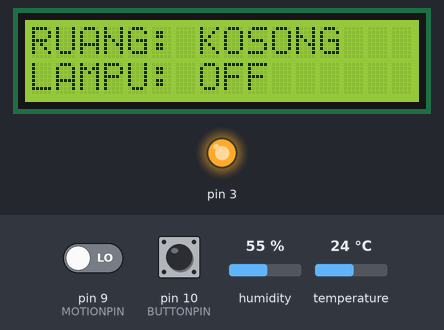
A sketch run on a simulated Arduino Uno, built with avr-gcc and run on an emulated ATmega328P. On the bench: 16×2 character LCD, output pins drawn as LEDs (lit = HIGH). The inputs (shaded band) are chosen by the test bench; at power-on: pin 9 (MOTIONPIN) LOW, temperature 24 °C, pin 10 (BUTTONPIN) HIGH, humidity 55 %. What the sketch prints to the serial monitor is not drawn.

Above: at 1.2 s.
1.3 s: pin 9 (MOTIONPIN) driven HIGH
At 10.3 s:
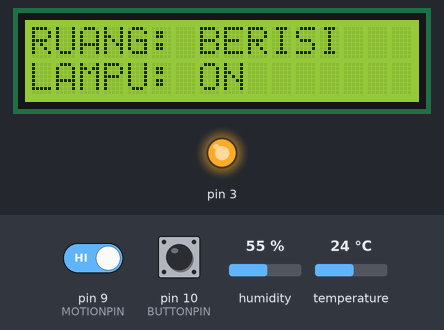
15.3 s: temperature set to 33 °C
At 21.5 s:
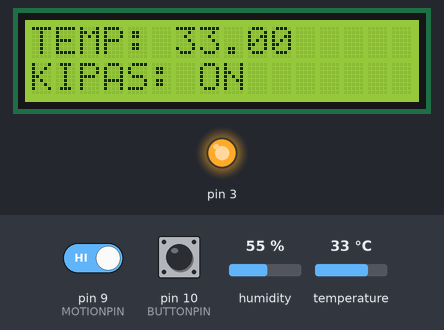
29.3 s: temperature set to 29 °C
At 39.2 s:
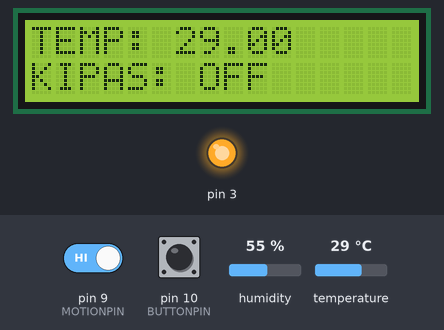
40.1 s: temperature set to 12 °C
At 48.7 s:
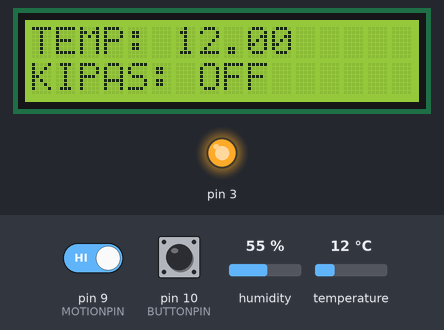
54.1 s: pin 10 (BUTTONPIN) pulled LOW for 3.2 s
58.8 s: pin 9 (MOTIONPIN) driven LOW
At 59.8 s:
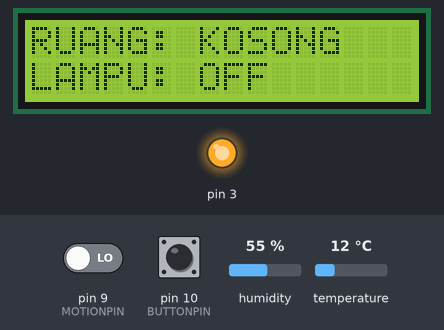
Timing chart, 0 to 61.8 s (numbered marks = the images above; inputs shaded):
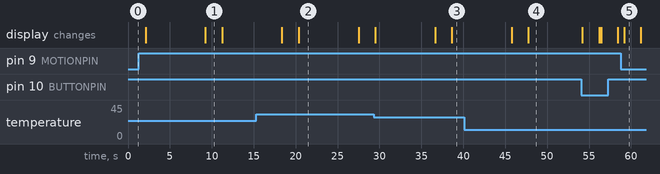

The sketch:

Project2_Classroom.ino
```cpp
#include <Wire.h>
#include <LiquidCrystal.h>
#include <DHT.h>

// Define the pin connected to the DHT sensor
#define DHTPIN 8
#define MOTIONPIN 9
#define BUTTONPIN 10

// Define the type of DHT sensor (DHT11 or DHT22)
#define DHTTYPE DHT11 // Change to DHT22 if you are using a DHT22 sensor

DHT dht(DHTPIN, DHTTYPE);

LiquidCrystal lcd(12, 13, 4, 5, 6, 7);

int motionState, buttonState;
float temp;
String delayInput, intervalInput;

void setup() {
  lcd.begin(16, 2);

  pinMode(3, OUTPUT);
  digitalWrite(3, HIGH);
  // pinMode(13, OUTPUT);
  pinMode(MOTIONPIN, INPUT);
  pinMode(BUTTONPIN, INPUT_PULLUP);
  dht.begin();
  delayInput = "7000";
  intervalInput = "100";
  Serial.begin(9600);
  // Serial.println("System ready.");
}

void loop() {
  scan();

  int curInt = 0;
  while (curInt < delayInput.toInt()) {
    buttonState = digitalRead(BUTTONPIN);
    if (buttonState == LOW) {
      scan();
    }
    if (Serial.available() > 0) {
      String command = Serial.readStringUntil('\n');
      command.trim();
      if (command == "scan") {
        scan();
      }
      if (command == "delay") {
        while (!Serial.available()) {
          delay(1);
        }
        delayInput = Serial.readStringUntil('\n');
        delayInput.trim();
      }
      if (command == "interval") {
        while (!Serial.available()) {
          delay(1);
        }
        intervalInput = Serial.readStringUntil('\n');
        intervalInput.trim();
      }
    }
    else {
      delay(100);
      curInt += 100;
    }
  }

}

void scan() {
  lcd.clear();
  Serial.println("Scan triggered");
  motionState = digitalRead(MOTIONPIN);
  temp = dht.readTemperature();
  lcd.setCursor(0, 0);
  lcd.print("RUANG: ");
  if (motionState == HIGH) {
    lcd.print("BERISI");
  } else {
    lcd.print("KOSONG");
  }

  lcd.setCursor(0, 1);

  lcd.print("LAMPU: ");
  if (motionState == HIGH) {
    lcd.print("ON");
  } else {
    lcd.print("OFF");
  }
  delay(2000);
  lcd.clear();
  // lcd.setCursor(0, 1);
  lcd.setCursor(0, 0);
  lcd.print("TEMP: ");
  lcd.print(temp);
  lcd.setCursor(0, 1);
  lcd.print("KIPAS: ");
  if (temp > 30 && motionState == HIGH) {
    lcd.print("ON");
  } else {
    lcd.print("OFF");
  }

  delay(intervalInput.toInt());

}
```

Measured:
- the behaviour switches between 31 and 30 °C on temperature (found by bisection; images 2 and 3)
- after the input at 1.3 s, the display: first differs from a run without the input after 7.9 s (image 1)
- after the input at 15.3 s, the display: first differs from a run without the input after 5.1 s (image 2)
- after the input at 29.3 s, the display: first differs from a run without the input after 9.3 s (image 3)
- after the input at 40.1 s, the display: first differs from a run without the input after 7.7 s (image 4)
- after the input at 58.8 s, the display: changes after 0.38 s (image 5)
- what the display in image 1 shows lasts 2.0 s, from 9.2 s to 11.2 s
